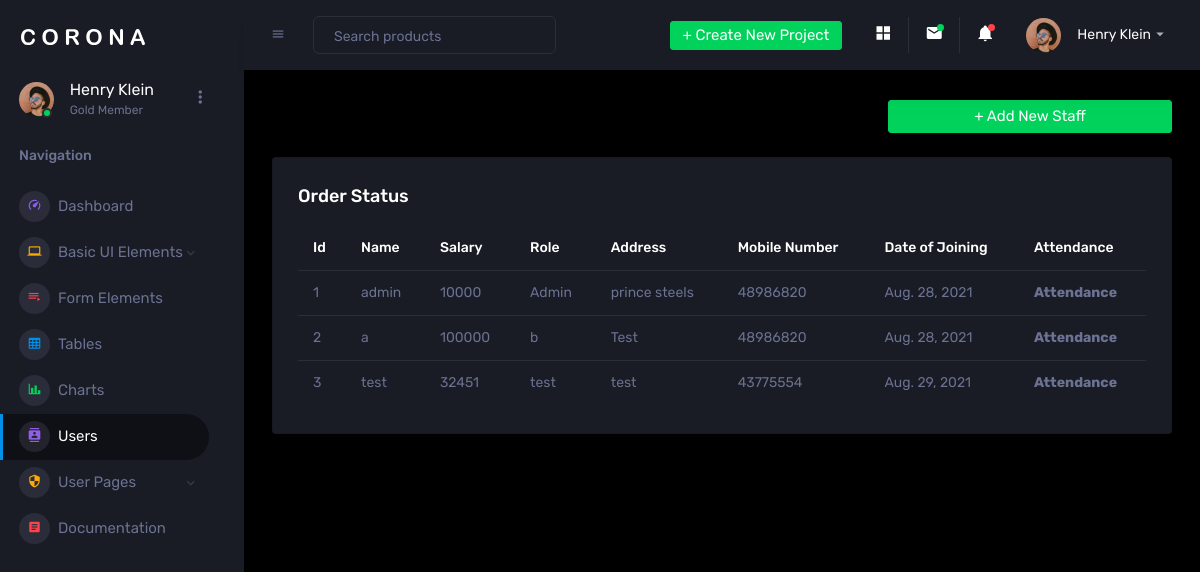
/user, run on an earlier commit of the app's database.
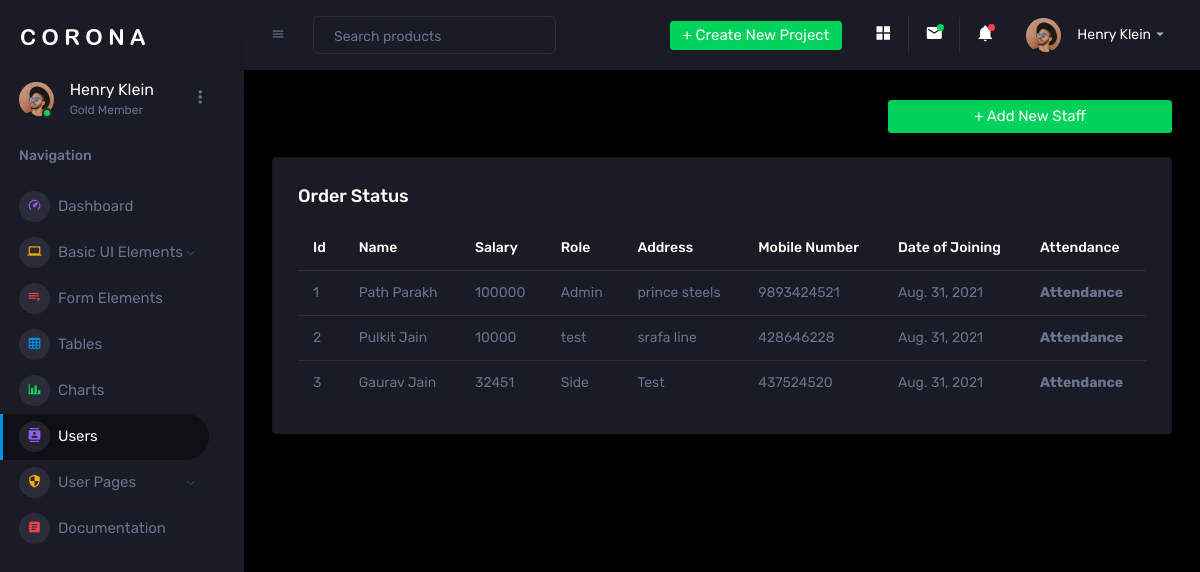
And on a later commit of the database.
### salary/models.py (models this page shows)
class staff(models.Model):
    id = models.AutoField
    name = models.CharField(max_length=250, null=True)
    role = models.CharField(max_length=250, null=True)
    salary = models.CharField(max_length=250, null=True)
    address = models.CharField(max_length=250, null=True)
    number = models.CharField(max_length=250, null=True)
    date = models.DateField()

### salary/views.py (the view, shortened to what this page needs)
# urls.py: path('user', views.user),
def user(request):
    staffs = staff.objects.all()
    return render(request, "salary/user.html", {'staff': staffs})

### salary/templates/salary/user.html (shortened to what this page needs)
{% extends 'salary/base.html' %} {% block content %} {% load static %}
<div class="main-panel">
    <div class="content-wrapper">
        <div id="users">
            <div class="row ">
                <div class="col-lg-4 col-md-4 col-xl-4 col-sm-3"></div>
                <div class="col-lg-4 col-md-4 col-xl-4 col-sm-4"></div>
                <div class="col-12 col-lg-4 col-md-4 col-xl-4 grid-margin col-sm-5">
                    <a class="nav-link btn btn-success create-new-button" id="createbuttonDropdown" data-toggle="dropdown" onclick="open_form()" aria-expanded="false" href="#">+ Add New Staff</a>
                </div>
            </div>
            <div class="row ">
                <div class="col-12 grid-margin">
                    <div class="card">
                        <div class="card-body">
                            <h4 class="card-title">Order Status</h4>
                            <div class="table-responsive">
                                <table class="table">
                                    <thead>
                                        <tr>
                                            <th style="color: white;"> Id </th>
                                            <th style="color: white;"> Name </th>
                                            <th style="color: white;"> Salary </th>
                                            <th style="color: white;"> Role </th>
                                            <th style="color: white;"> Address </th>
                                            <th style="color: white;"> Mobile Number </th>
                                            <th style="color: white;"> Date of Joining </th>
                                            <th style="color: white;"> Attendance </th>
                                        </tr>
                                    </thead>
                                    <tbody>
                                        {% for staffs in staff %}
                                        <tr>
                                            <td> {{ staffs.id }} </td>
                                            <td>{{ staffs.name }} </td>
                                            <td>{{ staffs.salary }} </td>
                                            <td> {{ staffs.role }} </td>
                                            <td> {{ staffs.address }} </td>
                                            <td> {{ staffs.number }} </td>
                                            <td> {{ staffs.date }} </td>
                                            <th> Attendance </th>
                                        </tr>
                                        {% endfor %}
                                    </tbody>
                                </table>
                            </div>
                        </div>
                    </div>
                </div>
            </div>
        </div>
    </div>
</div>
{% endblock %}

### salary/templates/salary/base.html (shortened to what this page needs)
<!DOCTYPE html>
<html lang="en">
<head>
    {% load static %}
    <link rel="stylesheet" href="{% static 'salary/assets/vendors/mdi/css/materialdesignicons.min.css' %}">
    <link rel="stylesheet" href="{% static 'salary/assets/vendors/css/vendor.bundle.base.css' %}">
    <link rel="stylesheet" href="{% static 'salary/assets/vendors/select2/select2.min.css' %}">
    <link rel="stylesheet" href="{% static 'salary/assets/vendors/select2-bootstrap-theme/select2-bootstrap.min.css' %}">
    <link rel="stylesheet" href="{% static 'salary/assets/vendors/jvectormap/jquery-jvectormap.css' %}">
    <link rel="stylesheet" href="{% static 'salary/assets/vendors/flag-icon-css/css/flag-icon.min.css' %}">
    <link rel="stylesheet" href="{% static 'salary/assets/vendors/owl-carousel-2/owl.carousel.min.css' %}">
    <link rel="stylesheet" href="{% static 'salary/assets/vendors/owl-carousel-2/owl.theme.default.min.css' %}">
    <link rel="stylesheet" href="{% static 'salary/assets/css/style.css' %}">
</head>
<body>
    <div class="container-scroller">
        <nav class="sidebar sidebar-offcanvas" id="sidebar">
            <div class="sidebar-brand-wrapper d-none d-lg-flex align-items-center justify-content-center fixed-top">
                <a class="sidebar-brand brand-logo" href="index"><img src="{% static 'salary/assets/images/logo.svg' %}" alt="logo" /></a>
            </div>
            <ul class="nav nav_fix">
                <li class="nav-item profile">
                    <div class="profile-desc">
                        <div class="profile-pic">
                            <div class="count-indicator">
                                <img class="img-xs rounded-circle " src="{% static 'salary/assets/images/faces/face15.jpg' %}" alt="">
                                <span class="count bg-success"></span>
                            </div>
                            <div class="profile-name">
                                <h5 class="mb-0 font-weight-normal">Henry Klein</h5>
                                <span>Gold Member</span>
                            </div>
                        </div>
                        <a href="#" id="profile-dropdown" data-toggle="dropdown"><i
                                class="mdi mdi-dots-vertical"></i></a>
                    </div>
                </li>
                <li class="nav-item nav-category">
                    <span class="nav-link">Navigation</span>
                </li>
                <li class="nav-item menu-items">
                    <a class="nav-link" href="index">
                        <span class="menu-icon">
                            <i class="mdi mdi-speedometer"></i>
                        </span>
                        <span class="menu-title">Dashboard</span>
                    </a>
                </li>
                <li class="nav-item menu-items">
                    <a class="nav-link" data-toggle="collapse" href="#ui-basic" aria-expanded="false" aria-controls="ui-basic">
                        <span class="menu-icon">
                            <i class="mdi mdi-laptop"></i>
                        </span>
                        <span class="menu-title">Basic UI Elements</span>
                        <i class="menu-arrow"></i>
                    </a>
                </li>
                <li class="nav-item menu-items">
                    <a class="nav-link" href="pages/forms/basic_elements">
                        <span class="menu-icon">
                            <i class="mdi mdi-playlist-play"></i>
                        </span>
                        <span class="menu-title">Form Elements</span>
                    </a>
                </li>
                <li class="nav-item menu-items">
                    <a class="nav-link" href="pages/tables/basic-table">
                        <span class="menu-icon">
                            <i class="mdi mdi-table-large"></i>
                        </span>
                        <span class="menu-title">Tables</span>
                    </a>
                </li>
                <li class="nav-item menu-items">
                    <a class="nav-link" href="pages/charts/chartjs">
                        <span class="menu-icon">
                            <i class="mdi mdi-chart-bar"></i>
                        </span>
                        <span class="menu-title">Charts</span>
                    </a>
                </li>
                <li class="nav-item menu-items">
                    <a class="nav-link" href="user">
                        <span class="menu-icon">
                            <i class="mdi mdi-contacts"></i>
                        </span>
                        <span class="menu-title">Users</span>
                    </a>
                </li>
                <li class="nav-item menu-items">
                    <a class="nav-link" data-toggle="collapse" href="#auth" aria-expanded="false" aria-controls="auth">
                        <span class="menu-icon">
                            <i class="mdi mdi-security"></i>
                        </span>
                        <span class="menu-title">User Pages</span>
                        <i class="menu-arrow"></i>
                    </a>
                </li>
                <li class="nav-item menu-items">
                    <a class="nav-link" href="http://www.bootstrapdash.com/demo/corona-free/jquery/documentation/documentation">
                        <span class="menu-icon">
                            <i class="mdi mdi-file-document-box"></i>
                        </span>
                        <span class="menu-title">Documentation</span>
                    </a>
                </li>
            </ul>
        </nav>
        <div class="container-fluid page-body-wrapper">
            <nav class="navbar p-0 fixed-top d-flex flex-row">
                <div class="navbar-menu-wrapper flex-grow d-flex align-items-stretch">
                    <button class="navbar-toggler navbar-toggler align-self-center" type="button" data-toggle="minimize">
                        <span class="mdi mdi-menu"></span>
                    </button>
                    <ul class="navbar-nav w-100">
                        <li class="nav-item w-100">
                            <form class="nav-link mt-2 mt-md-0 d-none d-lg-flex search">
                                <input type="text" class="form-control" placeholder="Search products">
                            </form>
                        </li>
                    </ul>
                    <ul class="navbar-nav navbar-nav-right">
                        <li class="nav-item dropdown d-none d-lg-block">
                            <a class="nav-link btn btn-success create-new-button" id="createbuttonDropdown" data-toggle="dropdown" aria-expanded="false" href="#">+ Create New Project</a>
                        </li>
                        <li class="nav-item nav-settings d-none d-lg-block">
                            <a class="nav-link" href="#">
                                <i class="mdi mdi-view-grid"></i>
                            </a>
                        </li>
                        <li class="nav-item dropdown border-left">
                            <a class="nav-link count-indicator dropdown-toggle" id="messageDropdown" href="#" data-toggle="dropdown" aria-expanded="false">
                                <i class="mdi mdi-email"></i>
                                <span class="count bg-success"></span>
                            </a>
                        </li>
                        <li class="nav-item dropdown border-left">
                            <a class="nav-link count-indicator dropdown-toggle" id="notificationDropdown" href="#" data-toggle="dropdown">
                                <i class="mdi mdi-bell"></i>
                                <span class="count bg-danger"></span>
                            </a>
                        </li>
                        <li class="nav-item dropdown">
                            <a class="nav-link" id="profileDropdown" href="#" data-toggle="dropdown">
                                <div class="navbar-profile">
                                    <img class="img-xs rounded-circle" src="{% static 'salary/assets/images/faces/face15.jpg' %}" alt="">
                                    <p class="mb-0 d-none d-sm-block navbar-profile-name">Henry Klein</p>
                                    <i class="mdi mdi-menu-down d-none d-sm-block"></i>
                                </div>
                            </a>
                        </li>
                    </ul>
                </div>
            </nav>
            {% block content %}error{% endblock %}
        </div>
    </div>
</body>
</html>

### salary/templates/salary/base.html (style rules this page uses)
.nav_fix { position: fixed; }

What changed in the data, as far as the page shows it:
changed staff "Admin": name "admin" → "Path Parakh"; salary "10000" → "100000"; number "48986820" → "9893424521"; date "Aug. 28, 2021" → "Aug. 31, 2021"
changed staff id 2: name "a" → "Pulkit Jain"; salary "100000" → "10000"; role "b" → "test"; address "Test" → "srafa line"; number "48986820" → "428646228"; date "Aug. 28, 2021" → "Aug. 31, 2021"
changed staff id 3: name "test" → "Gaurav Jain"; role "test" → "Side"; address "test" → "Test"; number "43775554" → "437524520"; date "Aug. 29, 2021" → "Aug. 31, 2021"
